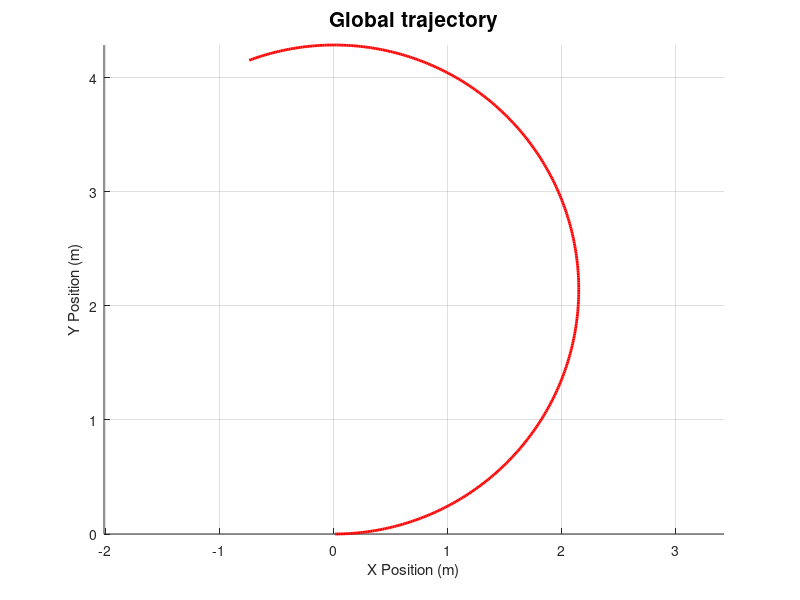
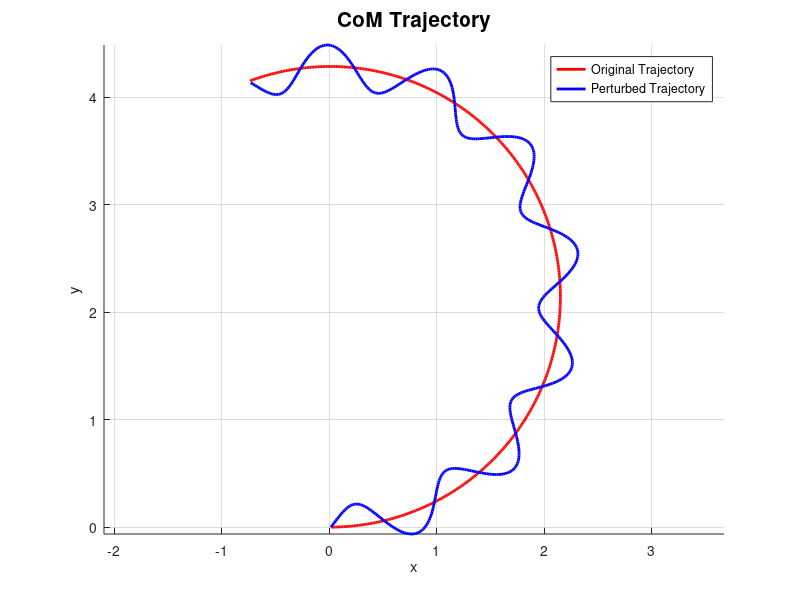
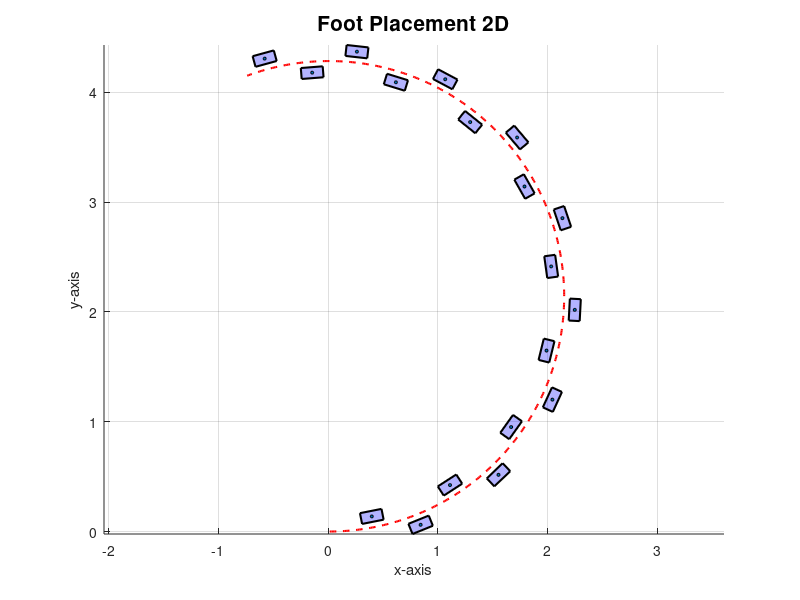
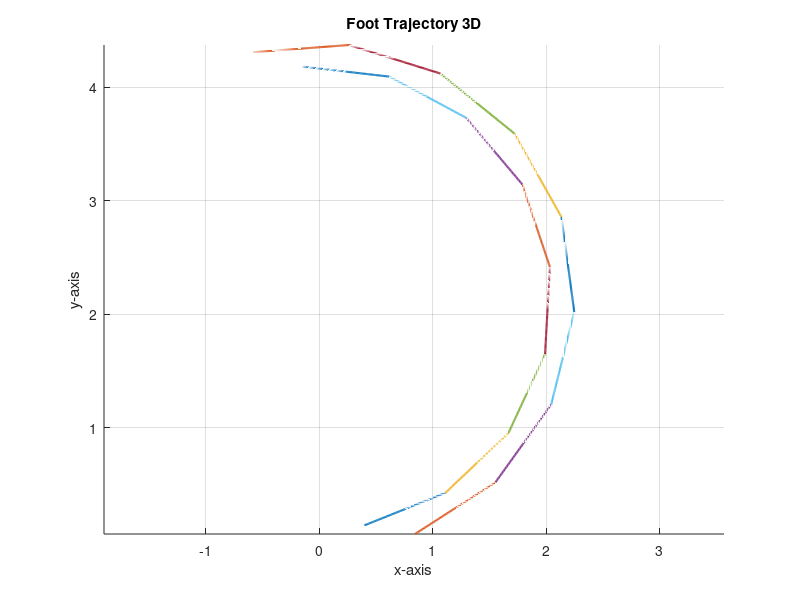

Source code (MATLAB) for these figures, in order:
%% Generate footsteps, CoM and ZMP trajectories for a biped given a global path.

clear all
close all


function [trajectory] = generate_global_trajectory(v,w,T, delta_T)
  
    % Generate a global trajectory given v,w as input.
      
    % Number of points
    num_points = T/delta_T;
    
    % Init starting position
    pos_x = 0.0; 
    pos_y = 0.0;
    pos_z = 1.0;
    theta = 0.0;
    
    % Store trajectory values
    trajectory = zeros(num_points, 4);
    
    % Compute trajectory
    for i = 1:num_points      
        pos_x = pos_x + v*cos(theta)*delta_T;
        pos_y = pos_y + v*sin(theta)*delta_T;
        theta = theta + w*delta_T;
        
        trajectory(i,:) = [pos_x, pos_y, pos_z, theta];
    end
    
    % Visualization
    figure;
    hold on;
    plot(trajectory(:, 1), trajectory(:, 2), 'r-', 'LineWidth', 2); % CoM
    title('Global trajectory', 'FontSize', 15 );
    xlabel('X Position (m)');
    ylabel('Y Position (m)');
    grid on;
    axis equal;
end


function [CoM_trajectory] = generate_pelvis_trajectory(trajectory, T, delta_T)
    
    % Generate a CoM trajectory for pelvis, by applying a sine wave perturbation
    % around the original global trajectory.
    
    % Parameters
    A = 0.2; % Amplitude of sine wave
    lambda = 1.0; % Wavelength of sine wave
    
    % Number of points
    num_points = T/delta_T;
    
    x_base = trajectory(:,1); % x(t)
    y_base = trajectory(:,2); % y(t)
    
    % Calculate arc length
    s = zeros(1, num_points);
    
    % Get arc length values
    for i = 2:num_points
        s(i) = s(i-1) + sqrt((x_base(i) - x_base(i-1))^2 + (y_base(i) - y_base(i-1))^2);
    end
    
    % Uniformly sample arc length
    s_uniform = linspace(s(1), s(end), num_points);
    x_uniform = interp1(s, x_base, s_uniform);
    y_uniform = interp1(s, y_base, s_uniform);
    
    % Compute tangent and normal vectors
    dx_ds = gradient(x_uniform, s_uniform);
    dy_ds = gradient(y_uniform, s_uniform);
    tangent_magnitude = sqrt(dx_ds.^2 + dy_ds.^2);
    t_x = dx_ds ./ tangent_magnitude;
    t_y = dy_ds ./ tangent_magnitude;
    n_x = -t_y;
    n_y = t_x;
    
    % Apply sine wave perturbation along normal
    sine_wave = A * sin(2 * pi * s_uniform / lambda);
    x_perturbed = x_uniform + sine_wave .* n_x;
    y_perturbed = y_uniform + sine_wave .* n_y;
    z_perturbed = trajectory(:,3);
    
    % Generate homogeneous transformation matrices
    CoM_trajectory = cell(num_points, 1);
    
    for i = 1:num_points
        % Rotation matrix around z-axis
        R_z = [cos(trajectory(i,4)), -sin(trajectory(i,4)), 0;
               sin(trajectory(i,4)),  cos(trajectory(i,4)), 0;
                                  0,                     0, 1];
        
        % Homogeneous transformation matrix
        T = eye(4);
        T(1:3, 1:3) = R_z;
        T(1:3, 4) = [x_perturbed(i); y_perturbed(i); z_perturbed(i)];
        
        CoM_trajectory{i} = T;
    end
    
    % Plot results
    figure;
    hold on;
    plot(trajectory(:, 1), trajectory(:, 2), 'r-', 'LineWidth', 2); % CoM
    plot(x_perturbed, y_perturbed, 'b-', 'LineWidth', 2); % Perturbed trajectory
    title('CoM Trajectory', 'FontSize', 15 );
    xlabel('x');
    ylabel('y');
    legend('Original Trajectory', 'Perturbed Trajectory');
    grid on;
    axis equal;
end


function foot_positions = generate_foot_trajectory_2d(trajectory, step_length, step_width, foot_size)
    
    % Generate 2D foot positions around the global trajectory.

    % Variables
    num_points = size(trajectory, 1);
    foot_positions = []; % [x, y, theta, is_right]
    dist_accumulated = 0; % Store accumulated distance
    is_right_foot = true; % Alternate between left and right foot

    for i = 2:num_points-1
        % Compute distance between consecutive points
        dx = trajectory(i+1, 1) - trajectory(i, 1);
        dy = trajectory(i+1, 2) - trajectory(i, 2);
        dist_step = sqrt(dx^2 + dy^2);
        
        % Update accumulated distance
        dist_accumulated = dist_accumulated + dist_step;
        
        % Check if it is time to place a new step
        if dist_accumulated >= step_length
            
            % Reset variable
            dist_accumulated = 0; 
            
            % Compute vector tangent to trajectory
            tangent = [dx, dy];
            tangent = tangent / norm(tangent); % Normalizza
            
            % Compute vector normal to trajectory
            normal = [-tangent(2), tangent(1)]; 
            
            % Compute foot position
            x_foot = trajectory(i, 1) + (step_width / 2) * normal(1) * (2 * is_right_foot - 1);
            y_foot = trajectory(i, 2) + (step_width / 2) * normal(2) * (2 * is_right_foot - 1);
            
            % Compute orientation of the foot
            theta_foot = atan2(tangent(2), tangent(1));
            
            % Save data
            foot_positions = [foot_positions; x_foot, y_foot, theta_foot, is_right_foot];
            
            % Alternate steps
            is_right_foot = ~is_right_foot;
        end
    end

    % Visualization
    figure;
    hold on;
    
    for i = 1:size(foot_positions, 1)
        
        % Plot rectangles of the feet
        x_foot = foot_positions(i, 1);
        y_foot = foot_positions(i, 2);
        theta_foot = foot_positions(i, 3);
        
        % Compute rectangle vertices
        half_length = foot_size(2) / 2;
        half_width = foot_size(1) / 2;
        corners = [
            -half_length, -half_width;
             half_length, -half_width;
             half_length,  half_width;
            -half_length,  half_width
        ]; 

        % Do rotation and translation
        rotation_matrix = [cos(theta_foot), -sin(theta_foot);
                           sin(theta_foot),  cos(theta_foot)];
        rotated_corners = (rotation_matrix * corners')';
        translated_corners = rotated_corners + [x_foot, y_foot];
        
        % Draw rectangle
        fill(translated_corners(:, 1), translated_corners(:, 2), 'b', 'FaceAlpha', 0.3, 'EdgeColor', 'k', 'LineWidth', 1.5);
    end
    
    % Plot results
    plot(trajectory(:, 1), trajectory(:, 2), 'r--', 'LineWidth', 1.5); 
    scatter(foot_positions(:, 1), foot_positions(:, 2), 5, 'filled', 'MarkerEdgeColor', 'k'); 
    axis equal;
    title('Foot Placement 2D', 'FontSize', 15 );
    xlabel('x-axis');
    ylabel('y-axis');
    grid on;
end


function foot_trajectory = generate_foot_trajectory_3d(foot_positions, step_height, step_length, step_time, delta_T)
    
    % Generate 3D foot positions starting from 2D positions.
    
    % Number of points
    num_points = step_time/delta_T;
    
    t = linspace(0, 1, num_points); % Normalized time
    foot_trajectory = cell(size(foot_positions, 1) - 2, 1); % Trajectory for each step

    for i = 1:size(foot_positions, 1) - 2
        % Initial and final step positions
        p_start = foot_positions(i, 1:2); 
        p_end = foot_positions(i + 2, 1:2); 
        
        % Interpolate with cubix spline for xy direction
        x_traj = interp1([0, 1], [p_start(1), p_end(1)], t, 'pchip');
        y_traj = interp1([0, 1], [p_start(2), p_end(2)], t, 'pchip');
        
        % Parabolic trajectory for z direction
        z_traj = 4 * step_height * t .* (1 - t); % Profilo parabolico
        
        % Compute transformation matrix
        HTM_trajectory = cell(num_points, 1);
        yaw_angle = foot_positions(i + 1);
        
        for j = 1:num_points
            % Rotation matrix around z
            R_z = [cos(yaw_angle), -sin(yaw_angle), 0;
                   sin(yaw_angle),  cos(yaw_angle), 0;
                   0,                0,               1];
            
            % Transformation matrix
            T = eye(4);
            T(1:3, 1:3) = R_z;
            T(1:3, 4) = [x_traj(j); y_traj(j); z_traj(j)];
            HTM_trajectory{j} = T;
        end
        
        % Save trajectory
        foot_trajectory{i} = HTM_trajectory;
    end
    
    % Visualization
    figure;
    hold on;
    for i = 1:length(foot_trajectory)
        traj = foot_trajectory{i};
        x = arrayfun(@(j) traj{j}(1, 4), 1:num_points);
        y = arrayfun(@(j) traj{j}(2, 4), 1:num_points);
        z = arrayfun(@(j) traj{j}(3, 4), 1:num_points);
        plot3(x,y,z, 'LineWidth', 1.5);
    end
    axis equal;
    title('Foot Trajectory 3D');
    xlabel('x-axis');
    ylabel('y-axis');
    zlabel('z-axis');
    grid on;
end


function zmp_trajectory = generate_zmp_trajectory_spline(foot_positions, delta_size_spline, step_length, step_width, foot_size)
  
    % Generate ZMP trajectory given the 2D footsteps.
    
    % Get feet positions.
    x_foot = foot_positions(:, 1);
    y_foot = foot_positions(:, 2);

    % Add origin (0, 0) as first point in the trajectory.
    x_foot = [0; x_foot];
    y_foot = [0; y_foot];
    
    % Temporal parameter 
    t = 1:length(x_foot); 
    t_fine = 1:delta_size_spline:length(x_foot); % Greater granularity.
    
    % Cubic interpolation between feet positions.
    x_spline = interp1(t, x_foot, t_fine); 
    y_spline = interp1(t, y_foot, t_fine); 

    % Store results in matrix
    zmp_trajectory = [x_spline', y_spline'];

    % Visualize ZMP trajectory
    figure;
    hold on;
    plot(zmp_trajectory(:, 1), zmp_trajectory(:, 2), 'k-', 'LineWidth', 1.5); % ZMP spline
    
    for i = 1:size(foot_positions, 1)
        % Plot rectangles of the feet
        x_foot = foot_positions(i, 1);
        y_foot = foot_positions(i, 2);
        theta_foot = foot_positions(i, 3);
        
        % Compute rectangle vertices
        half_length = foot_size(2) / 2;
        half_width = foot_size(1) / 2;
        corners = [
            -half_length, -half_width;
             half_length, -half_width;
             half_length,  half_width;
            -half_length,  half_width
        ]; 

        % Do rotation and translation
        rotation_matrix = [cos(theta_foot), -sin(theta_foot);
                           sin(theta_foot),  cos(theta_foot)];
        rotated_corners = (rotation_matrix * corners')';
        translated_corners = rotated_corners + [x_foot, y_foot];
        
        % Draw rectangle
        fill(translated_corners(:, 1), translated_corners(:, 2), 'b', 'FaceAlpha', 0.3, 'EdgeColor', 'k', 'LineWidth', 1.5);
    end
    
    axis equal;
    title('ZMP trajectory', 'FontSize', 15 );
    xlabel('x-axis');
    ylabel('y-axis');
    grid on;
end



function CoM_trajectory = generate_CoM_trajectory_from_ZMP(zmp_trajectory, h, delta_t)
  
    # Alternative approach: generate CoM trajectory for pelvis by exploiting dynamics 
    % equations related to ZMP.
    
    % Gravity constant
    g = 9.81; 
    
    % Number of points
    num_points = size(zmp_trajectory, 1);
    
    % Init CoM position and velocity
    vel_x = 0;
    vel_y = 0;
    pos_x = zmp_trajectory(1, 1); % Initial CoM position is the initial ZMP position
    pos_y = zmp_trajectory(1, 2); % Same for Y
    
    % Store values
    CoM_trajectory = zeros(num_points, 2);
    
    % Initial CoM position is the initial ZMP position
    CoM_trajectory(1, :) = [pos_x, pos_y];
    
    % Compute CoM trajectory
    for i = 2:num_points
        
        % CoM acceleration 
        acc_x = (g/h)*(zmp_trajectory(i, 1) - pos_x);
        acc_y = (g/h)*(zmp_trajectory(i, 2) - pos_y);
    
        % Compute CoM velocity by integrating CoM acceleration 
        vel_x = vel_x + acc_x * delta_t;
        vel_y = vel_y + acc_y * delta_t;
        
        % Compute CoM position by integrating CoM velocity 
        pos_x = pos_x + vel_x * delta_t;
        pos_y = pos_y + vel_y * delta_t;
        
        % Update CoM trajectory
        CoM_trajectory(i, :) = [pos_x, pos_y];
    end
    
    % Visualization of CoM and ZMP
    figure;
    plot(zmp_trajectory(:, 1), zmp_trajectory(:, 2), 'r-', 'LineWidth', 2); % ZMP
    hold on;
    plot(CoM_trajectory(:, 1), CoM_trajectory(:, 2), 'b-', 'LineWidth', 2); % CoM
    title('ZMP and CoM Trajectory', 'FontSize', 15 );
    xlabel('X Position (m)');
    ylabel('Y Position (m)');
    legend('ZMP Trajectory', 'CoM Trajectory');
    grid on;
    axis equal;
end




%% MAIN

% trajectory variables
v = 1.5; % [m/s]
w = 0.7; % [rad/s]
T = 5.0; % [s]
delta_T = 0.01; % [s]

% gait variables
step_length = 0.4; % [m]
step_width = 0.2; % [m]
foot_size = [0.1, 0.2]; % width x length

% generate global trajectory based on v,w
trajectory = generate_global_trajectory(v, w, T, delta_T);

% generate CoM  in world frame
CoM_trajectory = generate_pelvis_trajectory(trajectory, T, delta_T);

% generate 2D foot positions in world frame
foot_positions = generate_foot_trajectory_2d(trajectory, step_length, step_width, foot_size);

% generate 3D foot trajectories in world frame
step_height = 0.1; % [m]
step_time = 1.0; % [s]
foot_trajectory = generate_foot_trajectory_3d(foot_positions, step_height, step_length, step_time, delta_T);

% generate ZMP trajectory
delta_size_spline = 0.01;
zmp_trajectory = generate_zmp_trajectory_spline(foot_positions, delta_size_spline, step_length, step_width, foot_size);

% alternative: generate CoM trajectory by using dynamics relations with ZMP
h_com = 3.0; % [m]
CoM_trajectory_dynamics = generate_CoM_trajectory_from_ZMP(zmp_trajectory, h_com, delta_T);








